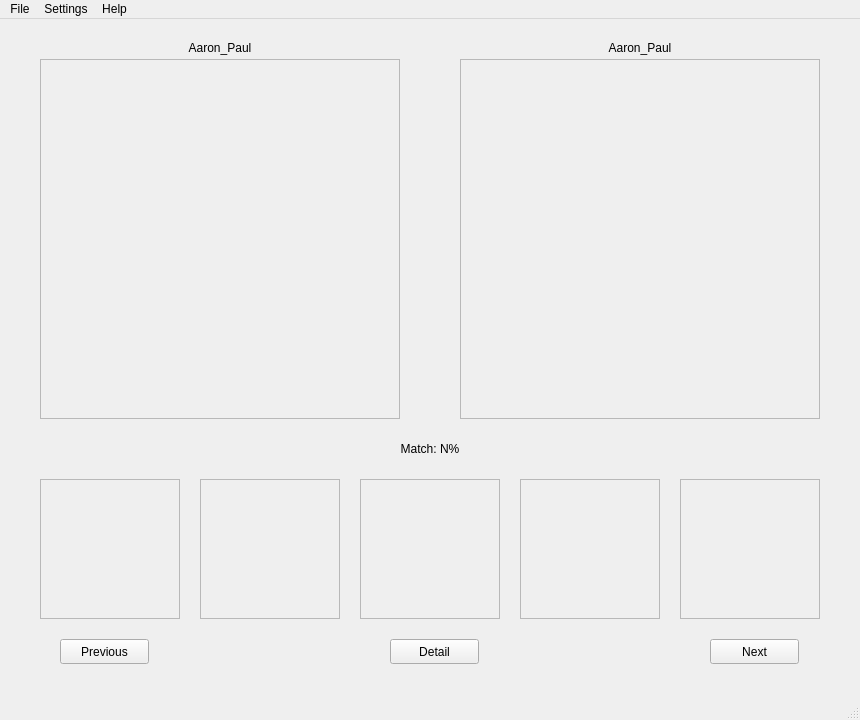
<?xml version="1.0" encoding="UTF-8"?>
<ui version="4.0">
 <class>MainWindow</class>
 <widget class="QMainWindow" name="MainWindow">
  <property name="geometry">
   <rect>
    <x>0</x>
    <y>0</y>
    <width>860</width>
    <height>720</height>
   </rect>
  </property>
  <property name="windowTitle">
   <string>MainWindow</string>
  </property>
  <widget class="QWidget" name="centralwidget">
   <widget class="QFrame" name="query_frame">
    <property name="geometry">
     <rect>
      <x>40</x>
      <y>40</y>
      <width>360</width>
      <height>360</height>
     </rect>
    </property>
    <property name="acceptDrops">
     <bool>true</bool>
    </property>
    <property name="autoFillBackground">
     <bool>false</bool>
    </property>
    <property name="frameShape">
     <enum>QFrame::StyledPanel</enum>
    </property>
    <property name="frameShadow">
     <enum>QFrame::Raised</enum>
    </property>
    <property name="Image" stdset="0">
     <pixmap>Projects/algay/Aaron Paul0_262.jpg</pixmap>
    </property>
    <widget class="QLabel" name="query_image">
     <property name="geometry">
      <rect>
       <x>0</x>
       <y>0</y>
       <width>360</width>
       <height>360</height>
      </rect>
     </property>
     <property name="text">
      <string/>
     </property>
     <property name="pixmap">
      <pixmap>Projects/algay/Aaron Paul0_262.jpg</pixmap>
     </property>
     <property name="scaledContents">
      <bool>true</bool>
     </property>
    </widget>
   </widget>
   <widget class="QPushButton" name="pushButton">
    <property name="geometry">
     <rect>
      <x>710</x>
      <y>620</y>
      <width>89</width>
      <height>25</height>
     </rect>
    </property>
    <property name="text">
     <string>Next</string>
    </property>
   </widget>
   <widget class="QPushButton" name="pushButton_2">
    <property name="geometry">
     <rect>
      <x>390</x>
      <y>620</y>
      <width>89</width>
      <height>25</height>
     </rect>
    </property>
    <property name="text">
     <string>Detail</string>
    </property>
   </widget>
   <widget class="QPushButton" name="pushButton_3">
    <property name="geometry">
     <rect>
      <x>60</x>
      <y>620</y>
      <width>89</width>
      <height>25</height>
     </rect>
    </property>
    <property name="text">
     <string>Previous</string>
    </property>
   </widget>
   <widget class="QFrame" name="thumbnail_result_frame">
    <property name="geometry">
     <rect>
      <x>40</x>
      <y>460</y>
      <width>140</width>
      <height>140</height>
     </rect>
    </property>
    <property name="frameShape">
     <enum>QFrame::StyledPanel</enum>
    </property>
    <property name="frameShadow">
     <enum>QFrame::Raised</enum>
    </property>
    <widget class="QLabel" name="thumb_image">
     <property name="geometry">
      <rect>
       <x>0</x>
       <y>0</y>
       <width>140</width>
       <height>140</height>
      </rect>
     </property>
     <property name="text">
      <string/>
     </property>
     <property name="scaledContents">
      <bool>true</bool>
     </property>
    </widget>
   </widget>
   <widget class="QFrame" name="thumbnail_result_frame_2">
    <property name="geometry">
     <rect>
      <x>200</x>
      <y>460</y>
      <width>140</width>
      <height>140</height>
     </rect>
    </property>
    <property name="frameShape">
     <enum>QFrame::StyledPanel</enum>
    </property>
    <property name="frameShadow">
     <enum>QFrame::Raised</enum>
    </property>
    <widget class="QLabel" name="thumb_image_2">
     <property name="geometry">
      <rect>
       <x>0</x>
       <y>0</y>
       <width>140</width>
       <height>140</height>
      </rect>
     </property>
     <property name="text">
      <string/>
     </property>
     <property name="scaledContents">
      <bool>true</bool>
     </property>
    </widget>
   </widget>
   <widget class="QFrame" name="thumbnail_result_frame_3">
    <property name="geometry">
     <rect>
      <x>360</x>
      <y>460</y>
      <width>140</width>
      <height>140</height>
     </rect>
    </property>
    <property name="frameShape">
     <enum>QFrame::StyledPanel</enum>
    </property>
    <property name="frameShadow">
     <enum>QFrame::Raised</enum>
    </property>
    <widget class="QLabel" name="thumb_image_3">
     <property name="geometry">
      <rect>
       <x>0</x>
       <y>0</y>
       <width>140</width>
       <height>140</height>
      </rect>
     </property>
     <property name="text">
      <string/>
     </property>
     <property name="scaledContents">
      <bool>true</bool>
     </property>
    </widget>
   </widget>
   <widget class="QFrame" name="thumbnail_result_frame_4">
    <property name="geometry">
     <rect>
      <x>520</x>
      <y>460</y>
      <width>140</width>
      <height>140</height>
     </rect>
    </property>
    <property name="frameShape">
     <enum>QFrame::StyledPanel</enum>
    </property>
    <property name="frameShadow">
     <enum>QFrame::Raised</enum>
    </property>
    <widget class="QLabel" name="thumb_image_4">
     <property name="geometry">
      <rect>
       <x>0</x>
       <y>0</y>
       <width>140</width>
       <height>140</height>
      </rect>
     </property>
     <property name="text">
      <string/>
     </property>
     <property name="scaledContents">
      <bool>true</bool>
     </property>
    </widget>
   </widget>
   <widget class="QFrame" name="thumbnail_result_frame_5">
    <property name="geometry">
     <rect>
      <x>680</x>
      <y>460</y>
      <width>140</width>
      <height>140</height>
     </rect>
    </property>
    <property name="frameShape">
     <enum>QFrame::StyledPanel</enum>
    </property>
    <property name="frameShadow">
     <enum>QFrame::Raised</enum>
    </property>
    <widget class="QLabel" name="thumb_image_5">
     <property name="geometry">
      <rect>
       <x>0</x>
       <y>0</y>
       <width>140</width>
       <height>140</height>
      </rect>
     </property>
     <property name="text">
      <string/>
     </property>
     <property name="scaledContents">
      <bool>true</bool>
     </property>
    </widget>
   </widget>
   <widget class="QFrame" name="main_result_frame">
    <property name="geometry">
     <rect>
      <x>460</x>
      <y>40</y>
      <width>360</width>
      <height>360</height>
     </rect>
    </property>
    <property name="frameShape">
     <enum>QFrame::StyledPanel</enum>
    </property>
    <property name="frameShadow">
     <enum>QFrame::Raised</enum>
    </property>
    <widget class="QLabel" name="main_result_image">
     <property name="geometry">
      <rect>
       <x>0</x>
       <y>0</y>
       <width>360</width>
       <height>360</height>
      </rect>
     </property>
     <property name="text">
      <string/>
     </property>
     <property name="scaledContents">
      <bool>true</bool>
     </property>
    </widget>
   </widget>
   <widget class="QLabel" name="match_rating">
    <property name="geometry">
     <rect>
      <x>350</x>
      <y>420</y>
      <width>160</width>
      <height>20</height>
     </rect>
    </property>
    <property name="text">
     <string>Match: N%</string>
    </property>
    <property name="scaledContents">
     <bool>true</bool>
    </property>
    <property name="alignment">
     <set>Qt::AlignCenter</set>
    </property>
   </widget>
   <widget class="QLabel" name="query_name">
    <property name="geometry">
     <rect>
      <x>40</x>
      <y>20</y>
      <width>360</width>
      <height>17</height>
     </rect>
    </property>
    <property name="text">
     <string>Aaron_Paul</string>
    </property>
    <property name="alignment">
     <set>Qt::AlignCenter</set>
    </property>
   </widget>
   <widget class="QLabel" name="main_result_name">
    <property name="geometry">
     <rect>
      <x>460</x>
      <y>20</y>
      <width>360</width>
      <height>17</height>
     </rect>
    </property>
    <property name="text">
     <string>Aaron_Paul</string>
    </property>
    <property name="alignment">
     <set>Qt::AlignCenter</set>
    </property>
   </widget>
  </widget>
  <widget class="QMenuBar" name="menubar">
   <property name="geometry">
    <rect>
     <x>0</x>
     <y>0</y>
     <width>860</width>
     <height>22</height>
    </rect>
   </property>
   <widget class="QMenu" name="menuFile">
    <property name="title">
     <string>File</string>
    </property>
    <addaction name="actionOpen_Image"/>
    <addaction name="actionOpen_Train_Folder"/>
    <addaction name="separator"/>
    <addaction name="actionQuit"/>
   </widget>
   <widget class="QMenu" name="menuHelp">
    <property name="title">
     <string>Help</string>
    </property>
    <addaction name="actionFace_Recognition_Help"/>
    <addaction name="actionAbout"/>
   </widget>
   <widget class="QMenu" name="menuSetting">
    <property name="title">
     <string>Settings</string>
    </property>
    <addaction name="actionPreferences"/>
   </widget>
   <addaction name="menuFile"/>
   <addaction name="menuSetting"/>
   <addaction name="menuHelp"/>
  </widget>
  <widget class="QStatusBar" name="statusbar"/>
  <action name="actionOpen_Image">
   <property name="text">
    <string>Open Image...</string>
   </property>
   <property name="shortcut">
    <string>Ctrl+O</string>
   </property>
  </action>
  <action name="actionOpen_Train_Folder">
   <property name="text">
    <string>Open Train Folder...</string>
   </property>
  </action>
  <action name="actionPreferences">
   <property name="text">
    <string>Preferences..</string>
   </property>
   <property name="menuRole">
    <enum>QAction::PreferencesRole</enum>
   </property>
  </action>
  <action name="actionQuit">
   <property name="text">
    <string>Quit</string>
   </property>
   <property name="shortcut">
    <string>Ctrl+Q</string>
   </property>
   <property name="menuRole">
    <enum>QAction::QuitRole</enum>
   </property>
  </action>
  <action name="actionAbout">
   <property name="text">
    <string>About</string>
   </property>
   <property name="menuRole">
    <enum>QAction::AboutRole</enum>
   </property>
  </action>
  <action name="actionFace_Recognition_Help">
   <property name="text">
    <string>Face Recognition Help</string>
   </property>
  </action>
 </widget>
 <resources/>
 <connections/>
</ui>
